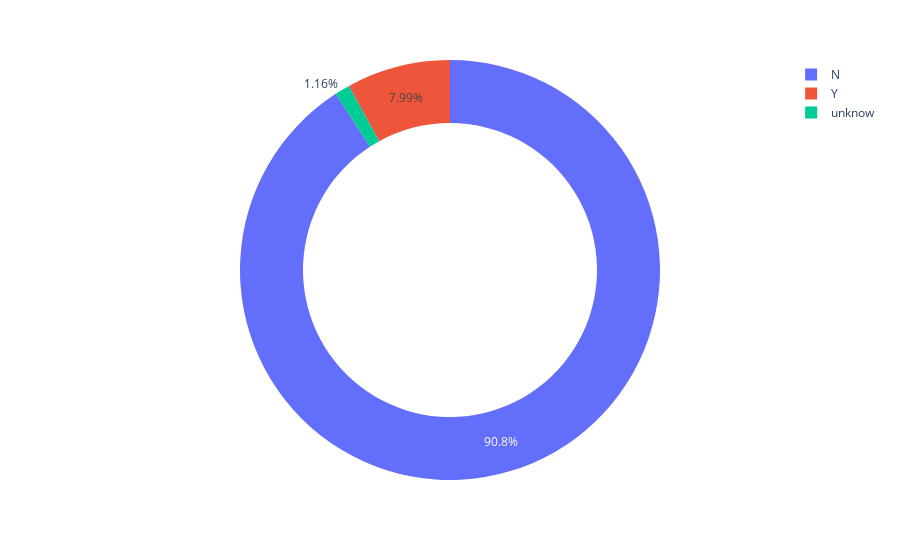

Source (notebook cell):
### Markdown cell above
dv.loc[(dv['Country'] != 'AUSTRALIA')]

### Code cell
pie = px.pie(df, values=df['Case_Number'].value_counts(), names='Fatal', hole=0.7)

pie.show()

### Figure 1 — Plotly figure (JSON) as saved in the notebook; plotly's stock layout.template omitted (floating-point values rounded to 4 significant figures; data arrays with more than 128 entries replaced by an {"elided": "..."} marker saying what was removed)
{"data": [{"domain": {"x": [0, 1], "y": [0, 1]}, "hole": 0.7, "hovertemplate": "Fatal=%{label}<br>value=%{value}<extra></extra>", "labels": {"elided": "688 str values"}, "legendgroup": "", "name": "", "showlegend": true, "type": "pie", "values": {"elided": "688 int values"}}], "layout": {"legend": {"tracegroupgap": 0}, "margin": {"t": 60}}}
